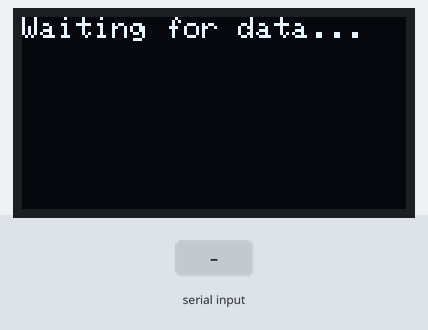
Bench run of a sketch on a simulated ESP32. On the bench: 128×64 one-colour display. The inputs (shaded band) are chosen by the test bench.

Above: at 1.2 s.
1.3 s: "1\n" received over Serial
At 1.9 s:
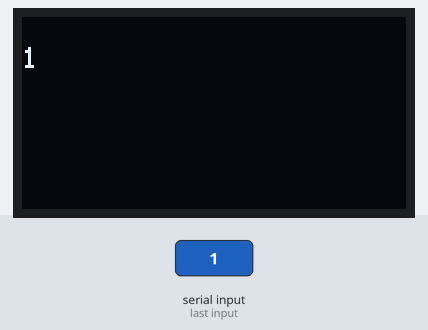
2.8 s: "0\n" received over Serial
At 4.0 s:
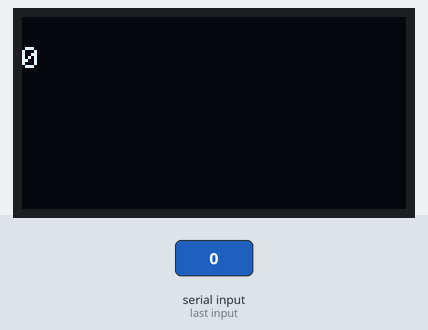
4.3 s: "2\n" received over Serial
Timing chart, 0 to 7.3 s (numbered marks = the images above; inputs shaded):
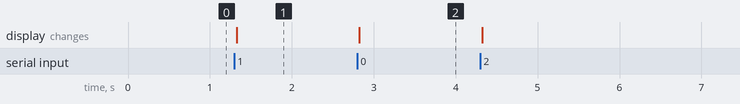

The sketch:

esp32bullshit.ino
```cpp
#include <Wire.h>
#include <Adafruit_GFX.h>
#include <Adafruit_SSD1306.h>

#define OLED_RESET    -1
Adafruit_SSD1306 display(OLED_RESET);

String incomingData = "";  // String to store incoming serial data

void setup() {
  // Initialize Serial communication
  Serial.begin(9600);

  // Initialize OLED display
  if (!display.begin(SSD1306_SWITCHCAPVCC, 0x3C)) {
    Serial.println(F("SSD1306 allocation failed"));
    while (true);
  }

  // Clear the display and set up initial settings
  display.clearDisplay();
  display.setTextSize(1);
  display.setTextColor(SSD1306_WHITE);
  display.setCursor(0, 0);
  display.print(F("Waiting for data..."));
  display.display();
}

void loop() {
  // Check if there's data available from the serial port
  if (Serial.available()) {
    incomingData = Serial.readStringUntil('\n');  // Read incoming data until newline
    displayDataOnOLED(incomingData);  // Display data on OLED screen
  }
}

void displayDataOnOLED(String data) {
  display.clearDisplay();
  display.setCursor(0, 0);
  display.setCursor(0, 10);
  display.print(data);  // Display the data (e.g., TEMP:45.5)
  display.display();
}
```

Measured:
- after the input at 1.3 s, the display: changes at once (image 1)
- after the input at 2.8 s, the display: changes at once (image 2)
